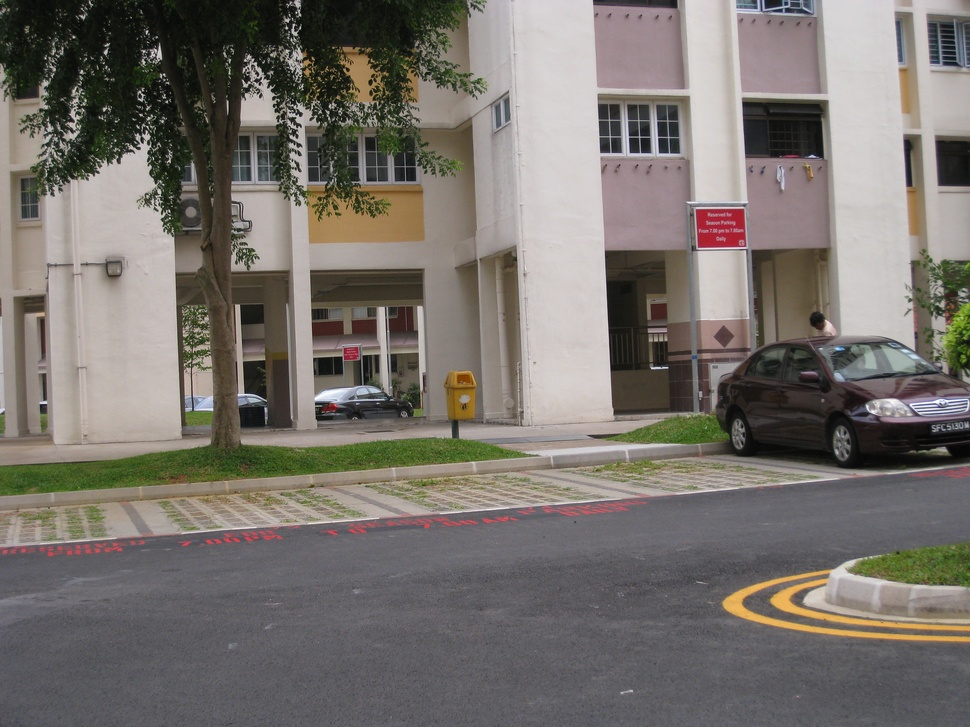
#> input picture img/STA_0031.JPG, 970 x 727 px, shrunk from 3264 x 2448 before the run, found by its file name
$ jupyter execute stitching.ipynb
#> lines starting #> are read from the running program, lines starting #| are printed output that depends on the picture
# Image Stitching

[cell 1]
# based on
# https://towardsdatascience.com/image-stitching-using-opencv-817779c86a83

[cell 2]
import cv2
import matplotlib.pyplot as plt
import numpy as np
plt.rcParams['figure.dpi'] = 200

[cell 3]
img_left = cv2.imread('img/STA_0031.JPG')
#> img_left is the input picture: shape (727, 970, 3); mean B, G, R 108.5, 114, 119.3
img_left = cv2.cvtColor(img_left, cv2.COLOR_BGR2RGB)

img_right = cv2.imread('img/STB_0032.JPG')
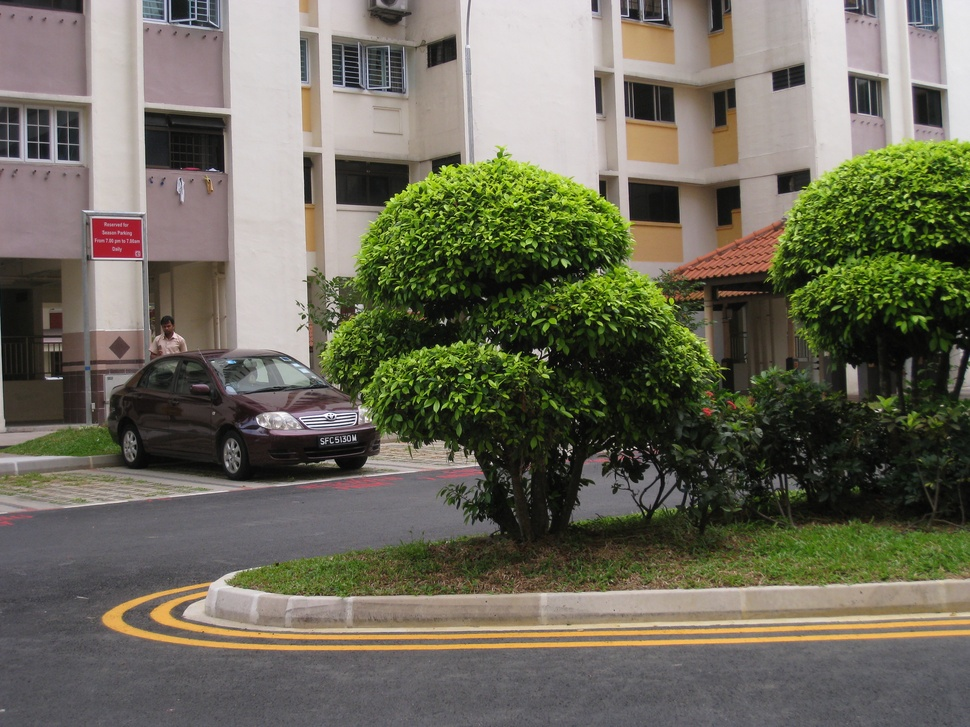
#> input picture img/STB_0032.JPG, 970 x 727 px, shrunk from 3264 x 2448 before the run, found by its file name
#> img_right is the input picture: shape (727, 970, 3); mean B, G, R 91.3, 106.5, 109
img_right = cv2.cvtColor(img_right, cv2.COLOR_BGR2RGB)

imgab = np.hstack((img_left, img_right))
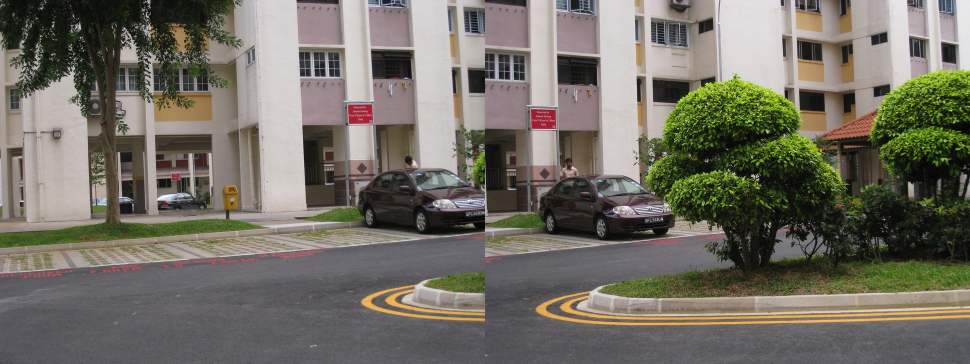
#> imgab: shape (727, 1940, 3) (shown at 1/2 size); mean R, G, B 114.2, 110.3, 99.9
plt.imshow(imgab)
plt.tick_params(left = False, right = False , labelleft = False , labelbottom = False, bottom = False)
plt.show()

## SIFT keypoints and descriptors

[cell 4]
img_left_gray = cv2.cvtColor(img_left,cv2.COLOR_RGB2GRAY)
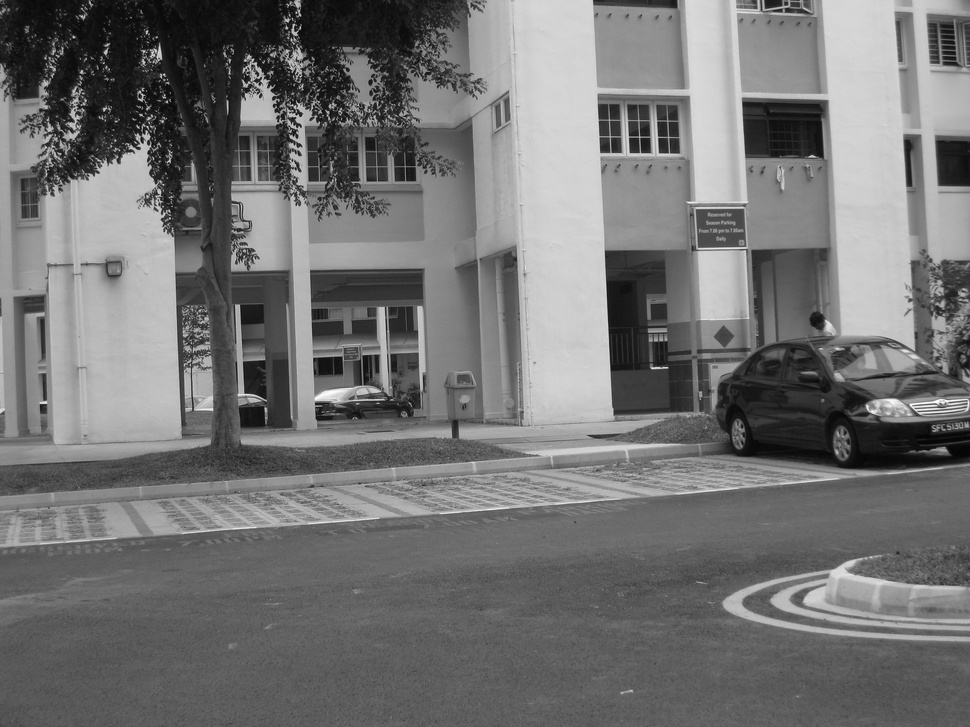
#> img_left_gray: shape (727, 970); min 1, max 255, mean 115
img_right_gray = cv2.cvtColor(img_right,cv2.COLOR_RGB2GRAY)
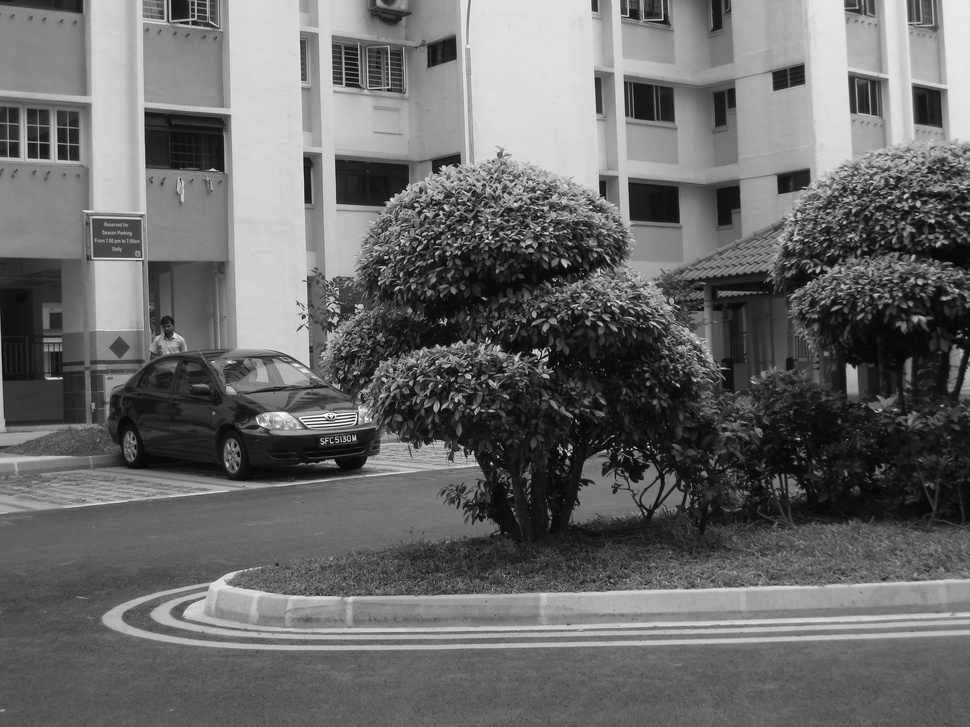
#> img_right_gray: shape (727, 970); min 0, max 254, mean 105.5

[cell 5]
# SIFT keypoints and desciptors for the two images.
sift = cv2.SIFT_create()
kp1, des1 = sift.detectAndCompute(img_right_gray,None)
#> kp1 = 4847 keypoints; strongest (x, y, size): (929, 106, 23.9), (609, 304, 1.9), (569, 454, 2.2), (187, 142, 51.3)
kp2, des2 = sift.detectAndCompute(img_left_gray,None)
#> kp2 = 2761 keypoints; strongest (x, y, size): (287, 28, 1.9), (105, 52, 2.8), (786, 130, 51.1), (81, 72, 2.4)

## Matching descriptors of 2 images

[cell 6]
bf = cv2.BFMatcher()

[cell 7]
matches = bf.knnMatch(des1,des2, k=2)
#> matches = 4847 matches

[cell 8]
good = []
for m in matches:
    if (m[0].distance < 0.5*m[1].distance):
        good.append(m)
#> after the loop, good = 277 matches
matches = np.asarray(good)

## Homography transformation

[cell 9]
if (len(matches[:,0]) >= 4):
    src = np.float32([ kp1[m.queryIdx].pt for m in matches[:,0] ]).reshape(-1,1,2)
#> src = 277 rows, first 8: [4.08, 378.4], [7.54, 431.4], [9.21, 504.8], [11.7, 427.9], [12.1, 464.6], [12.66, 175.9], [15.33, 442.9], [17.84, 506.6]
    dst = np.float32([ kp2[m.trainIdx].pt for m in matches[:,0] ]).reshape(-1,1,2)
#> dst = 277 rows, first 8: [613.3, 367.5], [616.1, 419.9], [622.7, 491], [619.7, 416.4], [623.5, 452], [615.7, 170.9], [624.3, 431.1], [631.4, 493]
    H, masked = cv2.findHomography(src, dst, cv2.RANSAC, 5.0)
#> H = [[0.871, 0.0177, 598.7], [-0.0611, 0.964, 0.608], [-0.000129, -1.98e-05, 1]]; masked = 277 values, max 1 at index 0, min 0 at index 107, mean 0.899
else:
    raise AssertionError('Can’t find enough keypoints.')

## Stitch the images

[cell 10]
# (img, Homography matrix, Output size)
dst = cv2.warpPerspective(img_right,H,((img_right.shape[1] + img_left.shape[1]), img_left.shape[0])) #wraped image
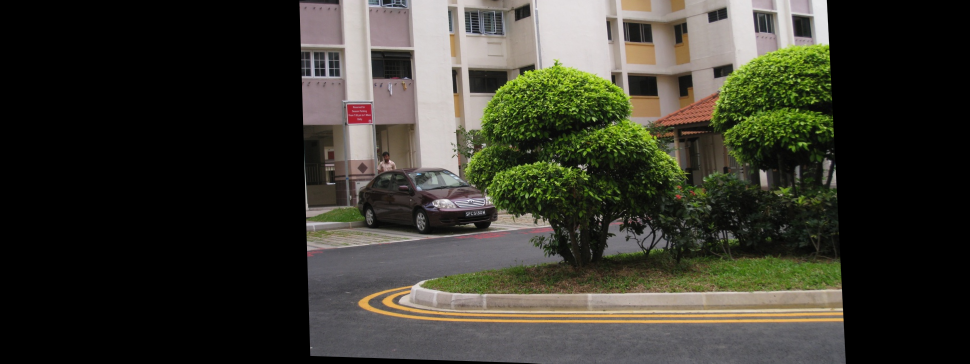
#> dst: shape (727, 1940, 3) (shown at 1/2 size); mean R, G, B 57.2, 56.2, 46.9
dst[0:img_left.shape[0], 0:img_left.shape[1]] = img_left #stitched image
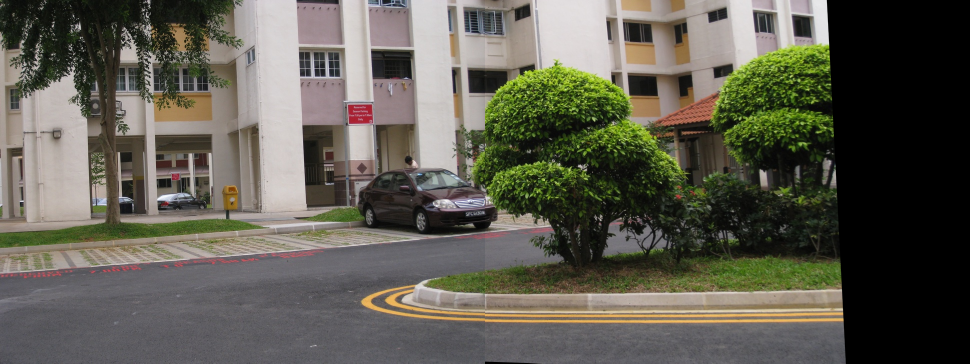
#> dst: shape (727, 1940, 3) (shown at 1/2 size); mean R, G, B 94.4, 92.1, 80.9
